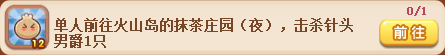
#> input picture test/image/match_ocr_food/source/7.png, 445 x 55 px, found by its file name
$ python png32_2_8.py
#> lines starting #> are read from the running program, lines starting #| are printed output that depends on the picture
import cv2

# 读取32位PNG图像
img_32bit = cv2.imread('7.png', cv2.IMREAD_UNCHANGED)
#> img_32bit is the input picture: shape (55, 445, 4); mean B, G, R, A 178.2, 204.6, 224.8, 255

# 转换为8位灰度图像
img_8bit_gray = cv2.cvtColor(img_32bit, cv2.COLOR_BGRA2GRAY)
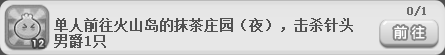
#> img_8bit_gray: shape (55, 445); min 60, max 255, mean 207.7

# 保存转换后的8位灰度图像
cv2.imwrite('texts_matched/7.png', img_8bit_gray)

$ run again, with test/image/match_ocr_food/source/1.png copied over test/image/match_ocr_food/source/7.png
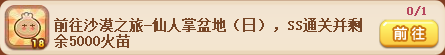
#> input picture test/image/match_ocr_food/source/1.png, 445 x 55 px, found by its file name
#> img_32bit is the input picture: shape (55, 445, 4); mean B, G, R, A 174.4, 204.3, 227, 255
#> `img_8bit_gray = cv2.cvtColor(img_32bit, cv2.COLOR_BGRA2GRAY)`:
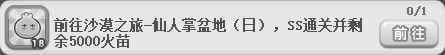
#> img_8bit_gray: shape (55, 445); min 36, max 255, mean 207.7

$ run again, with test/image/match_ocr_food/source/3.png copied over test/image/match_ocr_food/source/7.png
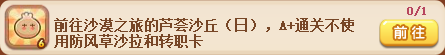
#> input picture test/image/match_ocr_food/source/3.png, 445 x 55 px, found by its file name
#> img_32bit is the input picture: shape (55, 445, 4); mean B, G, R, A 171.9, 201.8, 225.1, 255
#> `img_8bit_gray = cv2.cvtColor(img_32bit, cv2.COLOR_BGRA2GRAY)`:
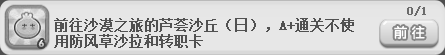
#> img_8bit_gray: shape (55, 445); min 54, max 255, mean 205.4
